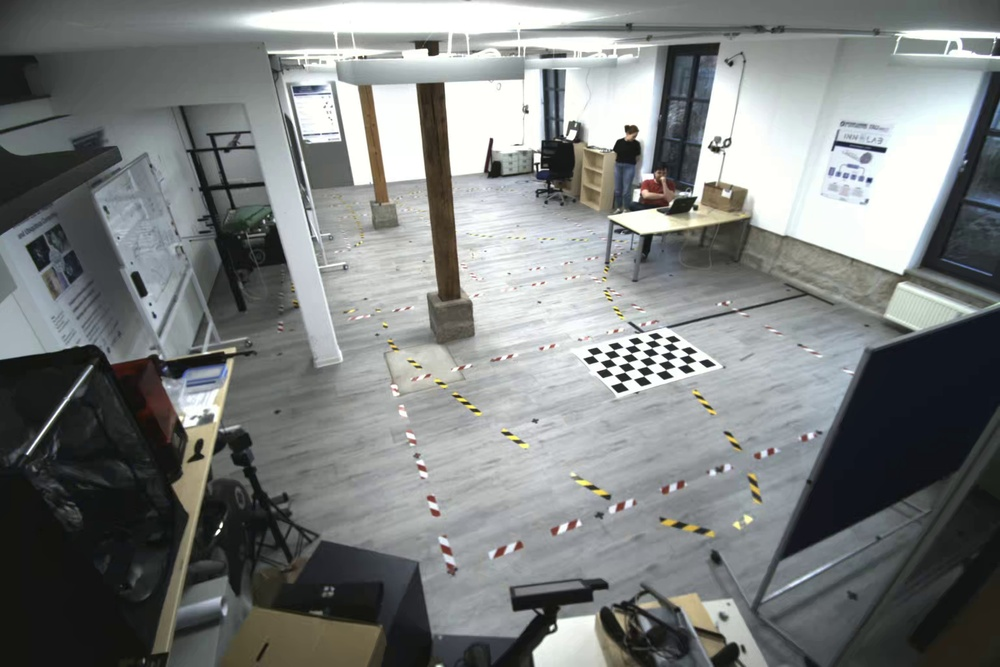
#> input picture frame4.jpg, 1000 x 667 px, shrunk from 3072 x 2048 before the run, found by its file name
$ python project.py
#> lines starting #> are read from the running program, lines starting #| are printed output that depends on the picture; after the words box and inside, x2 and y2 are one past the last pixel; in counts of white or black regions, pixels touching at a corner belong together
import cv2
import os
from pathlib import Path
import numpy as np
import math
import matplotlib.pyplot as plt
from sklearn.linear_model import RANSACRegressor
from mpl_toolkits.mplot3d import Axes3D
from matplotlib import cm


# [18 lines left out: function extractImages, not called in this run]


def pattern_corner_detect(pattern_size):
#> called with pattern_size = (8, 5)
    path = (
       "/Users/nina/Desktop/Project/code/vanishing_points/A0 checkerboard /2023_01_11_22_36_36/mad-museum2/00001-2023_01_11_15_35_50/frames/frame4.jpg")
    #path = (
        #"/Users/nina/Desktop/Project/code/vanishing_points/A0 checkerboard /2023_01_11_22_24_53/mad-museum6/00001-2023_01_11_15_24_06/frames/frame4.jpg")
    img = cv2.imread(path)
#> img is the input picture: shape (667, 1000, 3); mean B, G, R 126.1, 126.6, 123.5
    # cv2.imshow("", img)
    # cv2.waitKey(0)
    gray_scale = cv2.cvtColor(img, cv2.COLOR_BGR2GRAY)
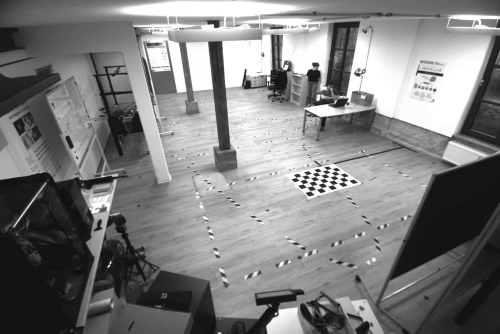
#> gray_scale: shape (667, 1000) (shown at 1/2 size); min 9, max 255, mean 125.6
    ret, corners = cv2.findChessboardCorners(gray_scale, pattern_size, None)
#> ret = True; corners = 40 rows, first 8: [695.8, 360.8], [686.8, 364], [676.6, 367], [665.6, 369.7], [655.1, 373], [643.7, 375.8], [632.5, 378.8], [621.3, 382]
    # Refine the corner locations using the cornerSubPix function
    criteria = (cv2.TERM_CRITERIA_EPS + cv2.TERM_CRITERIA_MAX_ITER, 30, 0.001)
    #corners = cv2.cornerSubPix(gray_scale, corners, (11, 11), (-1, -1), criteria)
    cv2.drawChessboardCorners(gray_scale, pattern_size, corners, ret)
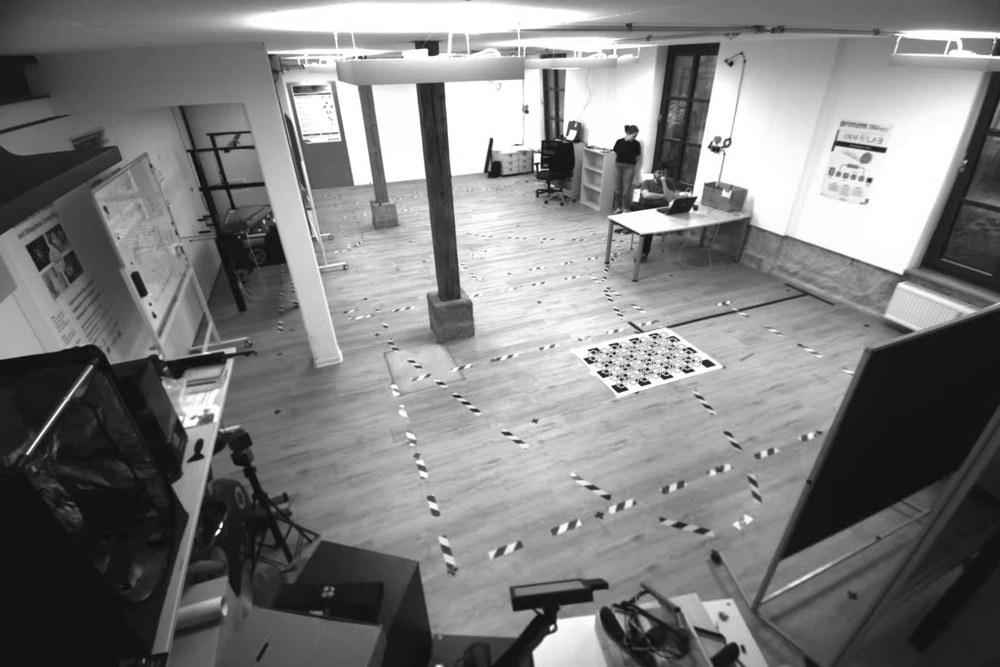
#> gray_scale: shape (667, 1000); 0.54% of pixels changed, all inside (x1, y1, x2, y2) = (587, 331, 703, 389)
    # if ret == True: # if the detection was succesful or not
#@Draw and display the corners
        # cv2.drawChessboardCorners(gray_scale, pattern_size, corners, ret)
        # cv2.imshow("", gray_scale)
        # cv2.waitKey(0)

    # reform corners arry from (n,1,2) into (n,2)
    reshaped_corners = corners.reshape(-1, 2)
#> reshaped_corners = 40 pairs, first value 592.6 to 695.8, second value 337.3 to 382
    return img, reshaped_corners


# [15 lines left out: function edge_corners_detect, not called in this run]


def parimeter_lines_detect(img, pattern_size, corners):
    x, y = pattern_size
    first_horizontal = corners[0:x]
    second_horizontal = corners[x * y - x:x * y]
    first_vertical = np.array([corners[x * i] for i in range(y)])
    second_vertical = np.array([corners[x * i - 1] for i in range(1, y + 1)])

    for corner in first_horizontal:
        x, y = corner.ravel()
        cv2.circle(img, (int(x), int(y)), 5, (0, 255, 0), -1)

    for corner in second_horizontal:
        x, y = corner.ravel()
        cv2.circle(img, (int(x), int(y)), 5, (0, 255, 0), -1)

    for corner in first_vertical:
        x, y = corner.ravel()
        cv2.circle(img, (int(x), int(y)), 5, (255, 0, 0), 2)

    for corner in second_vertical:
        x, y = corner.ravel()
        cv2.circle(img, (int(x), int(y)), 5, (255, 0, 0), 2)

    # Show the image
    # cv2.imshow('Chessboard Corners', img)
    # cv2.waitKey(0)
    # cv2.destroyAllWindows()
    return first_horizontal, second_horizontal, first_vertical, second_vertical


def line_fit_ransac(img, pattern_size, all_corners):
    lines = \
        parimeter_lines_detect(img, pattern_size, all_corners)

    parameters = []

    height, width, _ = img.shape
    for line in lines:
        X = line[:, 0].reshape(-1, 1)
        y = line[:, 1].reshape(-1, 1)
        ransac = RANSACRegressor()
        ransac.fit(X, y)
        # The coefficients of the fitted line
        slope = ransac.estimator_.coef_[0]
        intercept = ransac.estimator_.intercept_
        parameters.append([slope, intercept])
        #draw the lines on top of the image
        x1 = 0
        y1 = int(slope * x1 + intercept)
        x2 = width - 1
        y2 = int(slope * x2 + intercept)
        cv2.line(img, (x1, y1), (x2, y2), (0, 0, 255), 2)
    #
    # # Display the image
    # cv2.imshow('Fitted line', img)
    # cv2.waitKey(0)
    # cv2.destroyAllWindows()
    parameters = np.squeeze(np.array(parameters))
    return np.array(parameters)


def intersection_points_detect(parameters):
    points = []
    for i in range(0, 4, 2):
        slope1, intercept1 = parameters[i]
        slope2, intercept2 = parameters[i + 1]
        # Solve for the x and y values where the two lines intersect
        x_intersect = (intercept2 - intercept1) / (slope1 - slope2)
        y_intersect = slope1 * x_intersect + intercept1
        # Print the intersection point
        # print("Vanishing point: ({}, {})".format(x_intersect, y_intersect))
        points.append((x_intersect, y_intersect))
    x_intersect, y_intersect = points[1]
    cv2.circle(img, (int(x_intersect), int(y_intersect)), 5, (255, 0, 0), -1)
    # cv2.imshow('Chessboard Corners', img)
    # cv2.waitKey(0)
    # cv2.destroyAllWindows()
    return points

def distance(point1, point2):# Calculates the distance between two points in a 2D coordinate system.
    x1 = point1[0]
    y1 = point1[1]
    x2 = point2[0]
    y2 = point2[1]
    # print("point1", point1, "x1", x1, "y1", y1)
    # print("point2", point2, "x2", x2, "y2", y2)
    return math.sqrt((x2 - x1)**2 + (y2 - y1)**2)

def focal_length_calc(vp_u,vp_v,p, p_uv):
    OcVi_len = math.sqrt(distance(vp_v, p_uv ) * distance(p_uv ,vp_u))
    focal_length = math.sqrt( pow(OcVi_len, 2) -pow(distance(p, p_uv), 2))
    print("focal_length",focal_length)
    return focal_length

def principal_point_coordinates(img):
    # Get the dimensions of the image
    height, width, channels = img.shape
    # Calculate the center point
    center_x = int(width / 2)
    center_y = int(height / 2)
    # Print the center point
    #print("Center point: ({}, {})".format(center_x, center_y))
    return [center_x, center_y]

def intrinsic_parameters(img, vp_u, vp_v):
    p_point = principal_point_coordinates(img)  # u0, v0 for the intrinsic matrix
    u0= p_point[0]
    v0= p_point[1]
    skew = 0
    scale_factor_u = scale_factor_v = 1
    # Convert points to numpy arrays
    vp_u = np.array(vp_u)
    vp_v = np.array(vp_v)
    p = np.array(p_point)

    ap = p_point - vp_v
    ab = vp_u - vp_v
    p_uv= vp_v + np.dot(ap, ab) / np.dot(ab, ab) * ab
    print("p_uv",p_uv)
    f=focal_length_calc(vp_u,vp_v,p, p_uv) # focal length
    K =np.array([[scale_factor_u*f , skew,            u0],
                [0,                scale_factor_v*f, v0],
                [0,                0,                1]])
    # print("intrinsic matrix", K)
    return f, K


def rotation(vp_u, vp_v, f):

    len_u_rc = math.sqrt(vp_u[0]**2 + vp_u[1]**2 + f**2)
    len_v_rc = math.sqrt(vp_v[0] ** 2 + vp_v[1] ** 2 + f ** 2)
    u_rc = np.array([vp_u[0], vp_u[1], f]) / len_u_rc
    v_rc = np.array([vp_v[0],vp_v[1], f]) / len_v_rc

    w_rc =np.cross(u_rc, v_rc)

    u_rc= u_rc.reshape(3,1)
    v_rc = v_rc.reshape(3,1)
    w_rc= w_rc.reshape(3,1)

    # rotation from world to camera
    rotation = np.hstack((u_rc, v_rc, w_rc))
    print("rotation", rotation)
    return rotation

# point1 and point2 are coordinates of the side of the pattern in world coordinates
#  we are setting point P in the real world  = length of 4 squares of the pattern
# look for the p' point in the image (p_im)- find as 5th point on the first horizontal line


def construct_plane(p1, p2, p3):
    v1 = np.array(p2) - np.array(p1)
    v2 = np.array(p3) - np.array(p1)
    normal = np.cross(v1, v2)
    d = -np.dot(normal, np.array(p1))
    return np.concatenate((normal, [d])), normal

def translation(vp_u, f, img, r, all_corners, square_size, pattern_size ):
    x, y = pattern_size
    principal_point = principal_point_coordinates(img)  # image coordinates of the principal point

    k_im = all_corners[int(x/2 -1)] # coordinates of k' in the pixel coordinates, k' lies on the projection line a'd'
    # define the a' and d' points - projections of the longest side of the pattern to the image plane
    a_im = all_corners[int(x - 1)]
    k_u, k_v = k_im # x, y in pixels
    p_u, p_v = principal_point
    a_u, a_v = a_im
    k_rc = np.array([ (k_u - p_u), (k_v - p_v), f])
    a_rc = np.array([ (a_u - p_u),(a_v - p_v), f])
    # k_rc = np.array([ (k_u - p_u)*1.8*2.54/ 3.07, (k_v - p_v)*1* 2.54/ 2.048, f])
    # a_rc = np.array([ (a_u - p_u)*1.8*2.54/ 3.07,(a_v - p_v)*1* 2.54/ 2.048, f])
    o_rc = np.zeros(3)

    #  each square is 125 mm for the A0 pattern
    l = 4* square_size
    AK_ro = l * np.array([1,0,0]).reshape(3,1)  # l * u where u is a unit vector of the world coordinate system
    print("AK_ro", AK_ro)
    AK_rc =np.dot(r,AK_ro).reshape(3,) #AP_rc = M_oc*AP_ro ----d line
    print("AK_rc", AK_rc)
    AK_rc_unit= AK_rc / np.linalg.norm(AK_rc) # unit vector
    #k_new = a_rc+ a_rc- AK_rc
    #print("k_new", k_new)
    print("AK_rc_unit", AK_rc_unit)
    ovp_u = (np.array([vp_u[0],vp_u[1],f ]))/ np.linalg.norm(np.array([vp_u[0],vp_u[1],f ]))
    print("ovp_u", ovp_u)

    AK_rc = a_rc+ AK_rc

    print("a_rc",  a_rc)
    print("k_rc",  k_rc)
    print("o_rc", o_rc)
    AKO_rc, n  = construct_plane(a_rc, k_rc, o_rc)
    print("plane equation", AKO_rc)
    # Normalize the normal vector (optional)
    normal_from_o = o_rc + n
    plane_norm_unit = n / np.linalg.norm(n)
    print("normal unit", plane_norm_unit)

    # [4 lines of commented-out code are left out]
    p_intersection_KO = intersection_lines(a_rc, AK_rc , o_rc, k_rc)
    print("p_intersection_KO", p_intersection_KO)
    #
    # distance_plane_to_vector = np.abs(AK_rc.dot(plane_norm_unit))
    # print("distance_plane_to_vector", distance_plane_to_vector)


    # Find the dot product between the vector and normal vector of the plane
    dot_prod = np.dot((-AK_rc), plane_norm_unit)
    # Calculate the magnitudes of the vector and normal vector of the plane
    vec_mag = np.linalg.norm((-AK_rc))
    normal_mag = np.linalg.norm(plane_norm_unit)
    # Calculate the angle between the vector and plane
    angle = np.arccos(dot_prod / (vec_mag * normal_mag))
    print("angle", angle)


#VISUALIZATION
    # plotting a surface
    DATA = np.array([k_rc,a_rc, o_rc])
    Xs = DATA[:, 0]
    Ys = DATA[:, 1]
    Zs = DATA[:, 2]
    #Create a 3D plot
    fig = plt.figure()
    ax = fig.add_subplot(111, projection='3d')
    surf = ax.plot_trisurf(Xs, Ys, Zs, cmap=cm.jet, linewidth=0)
    # ax.quiver(o_rc[0], o_rc[1], o_rc[2], n[0], n[1], n[2], color='b')  # ok_r
    # ax.quiver(o_rc[0], o_rc[1], o_rc[2], normal_from_o[0], normal_from_o[1], normal_from_o[2], color='b')  # ok_rc

    #Plot the vector as an arrow
    ax.quiver(a_rc[0], a_rc[1], a_rc[2], -AK_rc[0], -AK_rc[1], -AK_rc[2], color='r') # ok_rc

    #Plot the points as spheres
    ax.scatter(a_rc[0], a_rc[1], a_rc[2], color='b', marker='o')
    ax.scatter(k_rc[0], k_rc[1], k_rc[2], color='b', marker='o')
    ax.scatter(o_rc[0], o_rc[1], o_rc[2], color='b', marker='o')
    #ax.scatter(k_new[0], k_new[1], k_new[2], color='r', marker='o')

    ax.set_xlabel('X')
    ax.set_ylabel('Y')
    ax.set_zlabel('Z')

    return None

# [6 lines left out: function project_onto_plane, not called in this run]

def intersection_lines(a_rc, p_new, o_rc, k_rc):
    intersection = None
    # Define the two 3D lines
    # Line 1: x = 1 + t, y = 2 + 2t, z = 3 + 3t
    # Line 2: x = 2 + s, y = 1 + s, z = 4 + 2s
    p1 = np.array(p_new)
    d1 = np.array(p_new-a_rc)
    p2 = np.array(k_rc)
    d2 = np.array(k_rc -o_rc)

    # Find the vector connecting the two points
    v = p2 - p1

    # Find the normal vector of the plane
    n = np.cross(d1, d2)
    print("cross product", np.cross(p1,p2))
    print("norm of d1 d2 ",n /np.linalg.norm(n))
    # Find the distance between the two lines
    dist = np.dot(v, n) / np.linalg.norm(n)

    # If the distance is zero, the two lines intersect
    if dist == 0:
        # Find the parameter t for Line 1
        t = np.dot(v, np.cross(p2 - p1, d2)) / np.linalg.norm(np.cross(d1, d2)) ** 2
        # Find the point of intersection
        intersection = p1 + t * d1
        print("The two lines intersect at point", intersection)
    else:
        print("The two lines do not intersect.")
    return intersection

# def point_on_line_segment_3d(p1, p2, test_point):
#     d = abs(np.cross((p2-p1), (p1-test_point))) / abs(p2-p1)
#     print("d", d)

if __name__ == "__main__":
    import matplotlib
    matplotlib.use('MacOSX')
    filelist = list(Path('.').glob('**/*.mp4'))
    pattern_size = (8, 5)
    square_size_big = 125
    img, all_corners = pattern_corner_detect(pattern_size)
#> all_corners has the same summary as reshaped_corners in pattern_corner_detect
    parimeter_lines_detect(img, pattern_size, all_corners)
#> in parimeter_lines_detect, `first_horizontal = corners[0:x]`: first_horizontal = [[695.8, 360.8], [686.8, 364], [676.6, 367], [665.6, 369.7], [655.1, 373], [643.7, 375.8], [632.5, 378.8], [621.3, 382]]
#> in parimeter_lines_detect, `second_horizontal = corners[x * y - x:x * y]`: second_horizontal = [[662.5, 337.3], [654.1, 339.8], [643.2, 342.1], [634.2, 344.7], [623.4, 347.3], [613.7, 349.9], [604.1, 352.7], [592.6, 355.2]]
#> in parimeter_lines_detect, `first_vertical = np.array([corners[x * i] for i in range(y)])`: first_vertical = [[695.8, 360.8], [688.3, 354.7], [680.9, 349], [671.6, 342.7], [662.5, 337.3]]
#> in parimeter_lines_detect, `second_vertical = np.array([corners[x * i - 1] for i in range(1, y + 1..`: second_vertical = [[621.3, 382], [613.9, 375.2], [606.3, 368.1], [599.5, 361.6], [592.6, 355.2]]
#> the loop in parimeter_lines_detect, `for corner in first_horizontal:` made 8 passes
#> after the loop in parimeter_lines_detect, `for corner in first_horizontal:`:
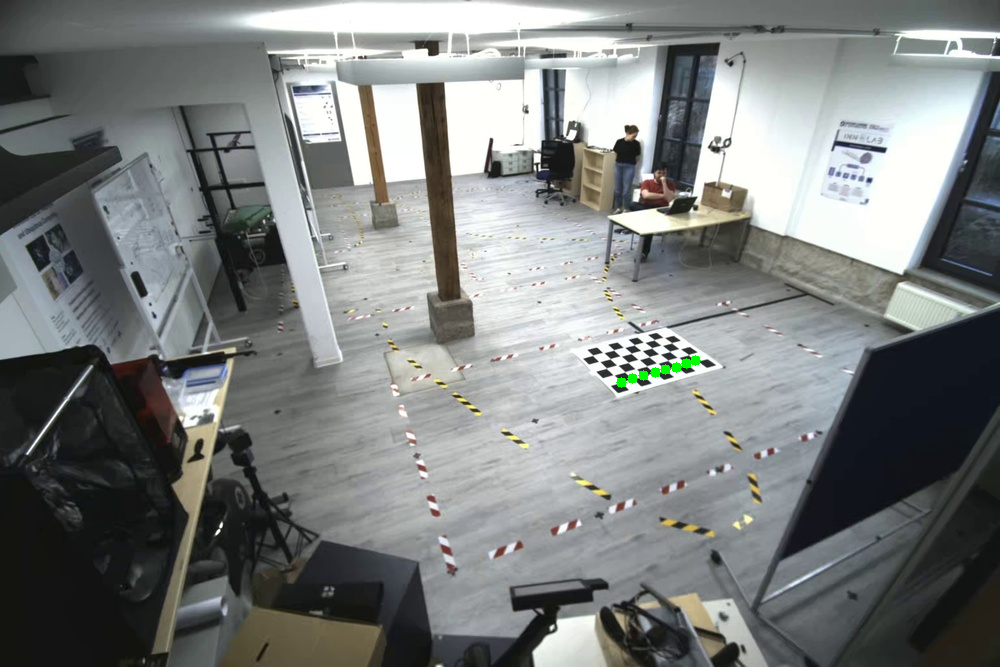
#> img: shape (667, 1000, 3); 0.1% of pixels changed, all inside (x1, y1, x2, y2) = (616, 355, 701, 388)
#> the loop in parimeter_lines_detect, `for corner in second_horizontal:` made 8 passes
#> after the loop in parimeter_lines_detect, `for corner in second_horizontal:`:
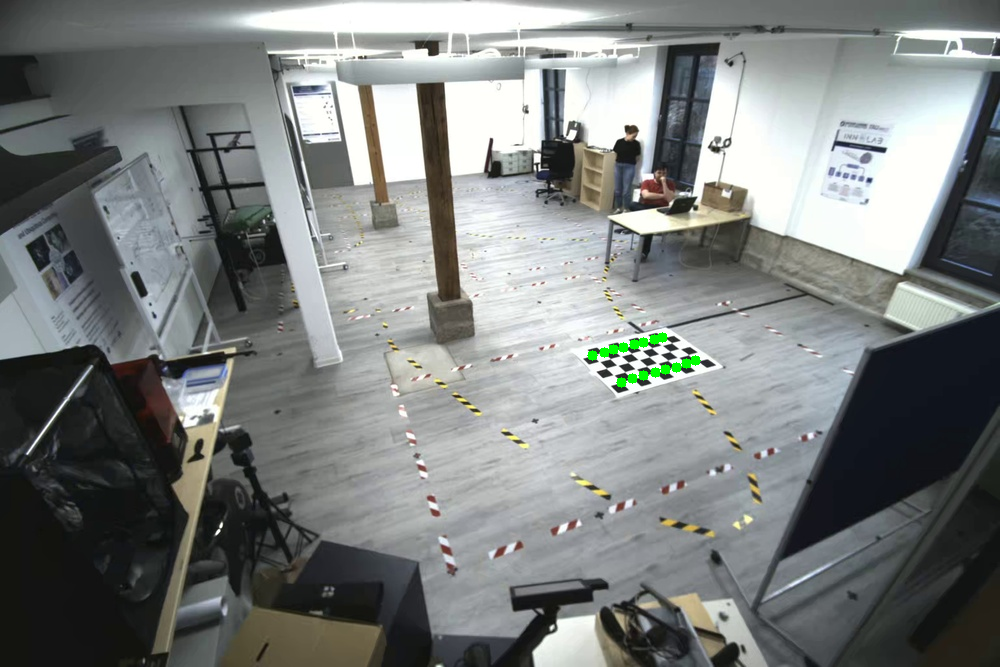
#> img: shape (667, 1000, 3); 0.1% of pixels changed, all inside (x1, y1, x2, y2) = (587, 332, 668, 361)
#> the loop in parimeter_lines_detect, `for corner in first_vertical:` made 5 passes
#> after the loop in parimeter_lines_detect, `for corner in first_vertical:`:
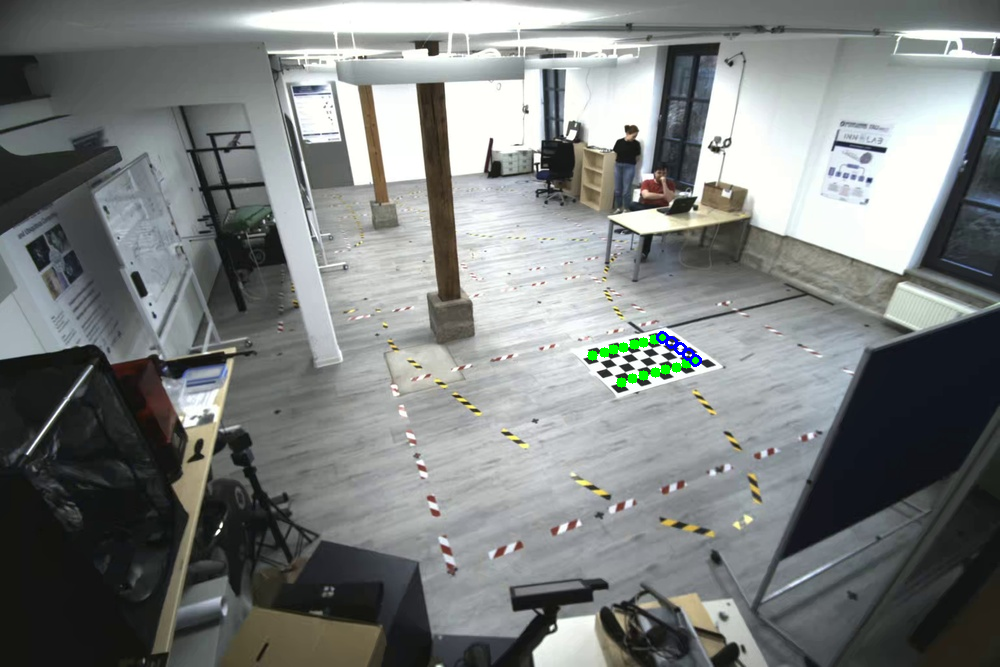
#> img: shape (667, 1000, 3); 0.06% of pixels changed, all inside (x1, y1, x2, y2) = (656, 331, 702, 367)
#> the loop in parimeter_lines_detect, `for corner in second_vertical:` made 5 passes
#> (the rest of the program and of its run is left out)
